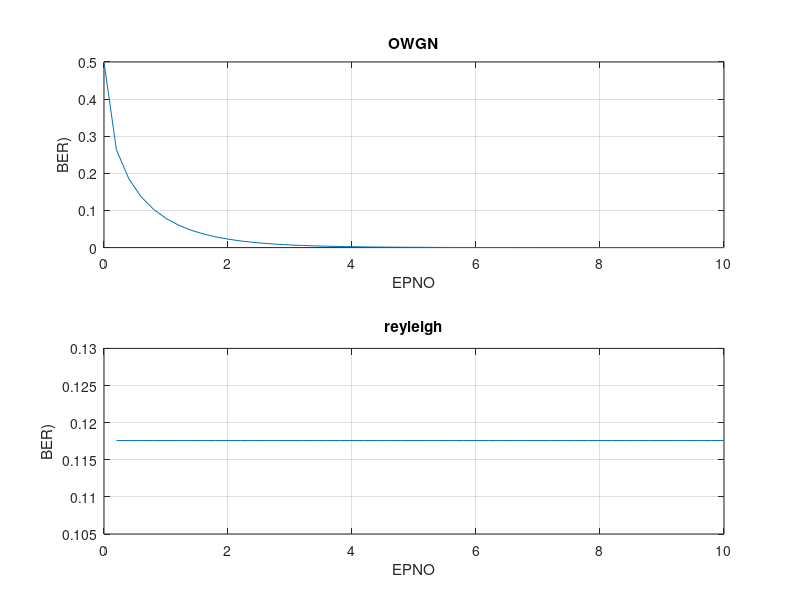

Write the MATLAB code that produced this figure.
m=2;
ebno=0:0.2:10;
root= sqrt(6 .* ebno * (log2(m)/(m*m-1)));
y = 0.5*erfc(root/sqrt(2));
z=(2*(m-1))/(m*log2(m));
ber=z.*y;
z1=z/2;
num=3.*ebno*log2(m/(m*m-1));
dom=3.*ebno*log2(m/((m*m-1)+1));
tot=1-sqrt(num./dom);
reyleigh=tot.*z1;
subplot(2,1,1)
plot(ebno, ber);
grid on; 

xlabel('EPNO');
ylabel('BER)');
title('OWGN');

subplot(2,1,2)
plot(ebno, reyleigh);
grid on; 
title('reyleigh');
xlabel('EPNO');
ylabel('BER)');

